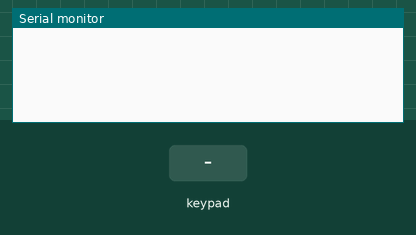
A sketch run on a simulated Arduino Uno, built with avr-gcc and run on an emulated ATmega328P. Shown: the last lines printed to the serial monitor. The inputs (shaded band) are chosen by the test bench.

Above: at 1.2 s.
1.3 s: key '1' pressed
At 2.2 s:
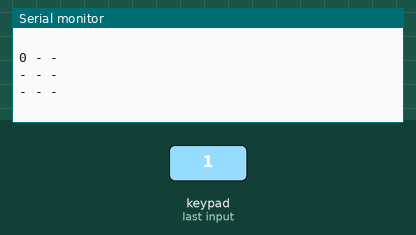
2.8 s: keypad keys 9 8 7 6 pressed 0.4 s apart
At 5.3 s:
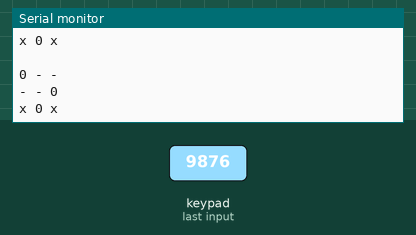
5.9 s: key '2' pressed
At 6.7 s:
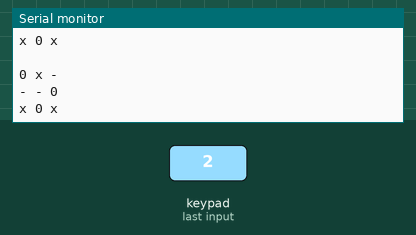
7.4 s: keypad keys 9 8 7 6 # pressed 0.4 s apart
At 8.9 s:
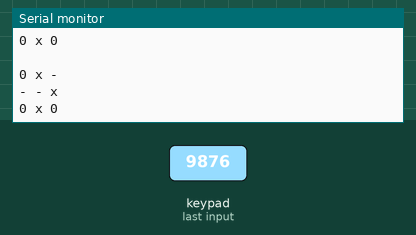
10.9 s: key '3' pressed
At 11.9 s:
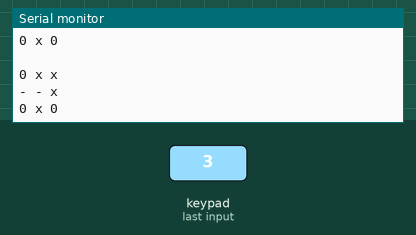

The sketch:

keypad_control.ino
```cpp
#include <Keypad.h>
int a[9] =  {0,0,0,0,0,0,0,0,0};
char x = 'x';
char d = '-';
const byte ROWS = 4; //four rows
const byte COLS = 4; //three columns
char keys[ROWS][COLS] = {
  {'1', '2', '3', 'A'},
  {'4', '5', '6', 'B'},
  {'7', '8', '9', 'C'},
  {'*', '0', '#', 'D'}
};
char board[3][3] = {
  {d,d,d},
  {d,d,d},
  {d,d,d},
};
byte rowPins[ROWS] = {9, 8, 7, 6}; //connect to the row pinouts of the keypad
byte colPins[COLS] = {5, 4, 3, 2}; //connect to the column pinouts of the keypad

Keypad keypad = Keypad( makeKeymap(keys), rowPins, colPins, ROWS, COLS );

void setup() {
  Serial.begin(9600);
}

void loop() {
  char key = keypad.getKey();
  if (key) {

  if (x == '0') {
    x = 'x';
  }else {
    x = '0';
  }
  if (key == '1') {
    board[0][0] = x;
    printBoard();
  }else if (key == '2') {
    board[0][1] = x;
    printBoard();
  }else if (key == '3') {
    board[0][2] = x;
    printBoard();
  }else if (key == '4') {
    board[1][0] = x;
    printBoard();
  }else if (key == '5') {
    board[1][1] = x;
    printBoard();
  }else if (key == '6') {
    board[1][2] = x;
    printBoard();
  }else if (key == '7') {
    board[2][0] = x;
    printBoard();
  }else if (key == '8') {
    board[2][1] = x;
    printBoard();
  }else if (key == '9') {
    board[2][2] = x;
    printBoard();
  }else if (key == '*') {
    board[0][0] = d;
    board[0][1] = d;
    board[0][2] = d;
    board[1][0] = d;
    board[1][1] = d;
    board[1][2] = d;
    board[2][0] = d;
    board[2][1] = d;
    board[2][2] = d;
    printBoard();
  }

  }
}


void printBoard() {
  Serial.println(" ");
  Serial.print(board[0][0]);
  Serial.print(" ");
  Serial.print(board[0][1]);
  Serial.print(" ");
  Serial.print(board[0][2]);
  Serial.println(" ");
  Serial.print(board[1][0]);
  Serial.print(" ");
  Serial.print(board[1][1]);
  Serial.print(" ");
  Serial.print(board[1][2]);
  Serial.println(" ");
  Serial.print(board[2][0]);
  Serial.print(" ");
  Serial.print(board[2][1]);
  Serial.print(" ");
  Serial.print(board[2][2]);
  Serial.println(" ");


}
```

Measured:
- after the input at 1.3 s, the serial monitor: prints a new line at once (image 1)
- after the input at 2.8 s, the serial monitor: prints a new line at once (image 2)
- after the input at 5.9 s, the serial monitor: prints a new line at once (image 3)
- after the input at 7.4 s, the serial monitor: prints a new line at once (image 4)
- after the input at 10.9 s, the serial monitor: prints a new line at once (image 5)
